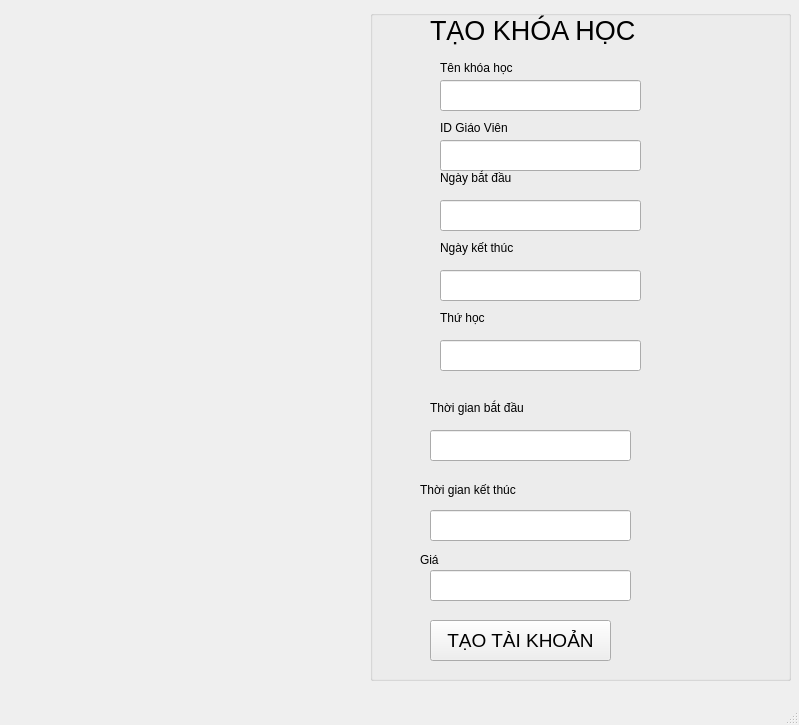
<?xml version="1.0" encoding="UTF-8"?>
<ui version="4.0">
 <class>MainWindow</class>
 <widget class="QMainWindow" name="MainWindow">
  <property name="geometry">
   <rect>
    <x>0</x>
    <y>0</y>
    <width>799</width>
    <height>725</height>
   </rect>
  </property>
  <property name="maximumSize">
   <size>
    <width>800</width>
    <height>725</height>
   </size>
  </property>
  <property name="windowTitle">
   <string>MainWindow</string>
  </property>
  <property name="styleSheet">
   <string notr="true">background-image: url(&quot;D:/quanLyKhoaHocOn/background-xanh-duong-nhat.jpg&quot;);</string>
  </property>
  <widget class="QWidget" name="centralwidget">
   <widget class="QLabel" name="label">
    <property name="geometry">
     <rect>
      <x>0</x>
      <y>10</y>
      <width>371</width>
      <height>661</height>
     </rect>
    </property>
    <property name="text">
     <string/>
    </property>
    <property name="pixmap">
     <pixmap>OIP (2).jpg</pixmap>
    </property>
    <property name="scaledContents">
     <bool>true</bool>
    </property>
   </widget>
   <widget class="QGroupBox" name="groupBox">
    <property name="geometry">
     <rect>
      <x>370</x>
      <y>10</y>
      <width>421</width>
      <height>671</height>
     </rect>
    </property>
    <property name="title">
     <string/>
    </property>
    <widget class="QLabel" name="label_2">
     <property name="geometry">
      <rect>
       <x>60</x>
       <y>0</y>
       <width>231</width>
       <height>41</height>
      </rect>
     </property>
     <property name="minimumSize">
      <size>
       <width>51</width>
       <height>0</height>
      </size>
     </property>
     <property name="font">
      <font>
       <pointsize>20</pointsize>
      </font>
     </property>
     <property name="text">
      <string>TẠO KHÓA HỌC</string>
     </property>
    </widget>
    <widget class="QLineEdit" name="lineEdit">
     <property name="geometry">
      <rect>
       <x>70</x>
       <y>70</y>
       <width>201</width>
       <height>31</height>
      </rect>
     </property>
    </widget>
    <widget class="QLineEdit" name="lineEdit_2">
     <property name="geometry">
      <rect>
       <x>70</x>
       <y>130</y>
       <width>201</width>
       <height>31</height>
      </rect>
     </property>
    </widget>
    <widget class="QLineEdit" name="lineEdit_3">
     <property name="geometry">
      <rect>
       <x>70</x>
       <y>190</y>
       <width>201</width>
       <height>31</height>
      </rect>
     </property>
    </widget>
    <widget class="QLineEdit" name="lineEdit_4">
     <property name="geometry">
      <rect>
       <x>70</x>
       <y>260</y>
       <width>201</width>
       <height>31</height>
      </rect>
     </property>
    </widget>
    <widget class="QLineEdit" name="lineEdit_5">
     <property name="geometry">
      <rect>
       <x>70</x>
       <y>330</y>
       <width>201</width>
       <height>31</height>
      </rect>
     </property>
    </widget>
    <widget class="QPushButton" name="pushButton">
     <property name="geometry">
      <rect>
       <x>60</x>
       <y>610</y>
       <width>181</width>
       <height>41</height>
      </rect>
     </property>
     <property name="font">
      <font>
       <pointsize>14</pointsize>
      </font>
     </property>
     <property name="text">
      <string>TẠO TÀI KHOẢN</string>
     </property>
    </widget>
    <widget class="QLabel" name="label_3">
     <property name="geometry">
      <rect>
       <x>70</x>
       <y>50</y>
       <width>81</width>
       <height>16</height>
      </rect>
     </property>
     <property name="text">
      <string>Tên khóa học</string>
     </property>
    </widget>
    <widget class="QLabel" name="label_4">
     <property name="geometry">
      <rect>
       <x>70</x>
       <y>110</y>
       <width>91</width>
       <height>16</height>
      </rect>
     </property>
     <property name="text">
      <string>ID Giáo Viên</string>
     </property>
    </widget>
    <widget class="QLabel" name="label_5">
     <property name="geometry">
      <rect>
       <x>70</x>
       <y>160</y>
       <width>81</width>
       <height>16</height>
      </rect>
     </property>
     <property name="text">
      <string>Ngày bắt đầu</string>
     </property>
    </widget>
    <widget class="QLabel" name="label_6">
     <property name="geometry">
      <rect>
       <x>70</x>
       <y>230</y>
       <width>81</width>
       <height>16</height>
      </rect>
     </property>
     <property name="text">
      <string>Ngày kết thúc</string>
     </property>
    </widget>
    <widget class="QLabel" name="label_7">
     <property name="geometry">
      <rect>
       <x>70</x>
       <y>300</y>
       <width>91</width>
       <height>16</height>
      </rect>
     </property>
     <property name="text">
      <string>Thứ học</string>
     </property>
    </widget>
    <widget class="QLineEdit" name="lineEdit_6">
     <property name="geometry">
      <rect>
       <x>60</x>
       <y>420</y>
       <width>201</width>
       <height>31</height>
      </rect>
     </property>
    </widget>
    <widget class="QLineEdit" name="lineEdit_7">
     <property name="geometry">
      <rect>
       <x>60</x>
       <y>500</y>
       <width>201</width>
       <height>31</height>
      </rect>
     </property>
    </widget>
    <widget class="QLabel" name="label_8">
     <property name="geometry">
      <rect>
       <x>50</x>
       <y>470</y>
       <width>101</width>
       <height>20</height>
      </rect>
     </property>
     <property name="text">
      <string>Thời gian kết thúc</string>
     </property>
    </widget>
    <widget class="QLabel" name="label_9">
     <property name="geometry">
      <rect>
       <x>60</x>
       <y>390</y>
       <width>151</width>
       <height>16</height>
      </rect>
     </property>
     <property name="text">
      <string>Thời gian bắt đầu</string>
     </property>
    </widget>
    <widget class="QLineEdit" name="lineEdit_8">
     <property name="geometry">
      <rect>
       <x>60</x>
       <y>560</y>
       <width>201</width>
       <height>31</height>
      </rect>
     </property>
    </widget>
    <widget class="QLabel" name="label_10">
     <property name="geometry">
      <rect>
       <x>50</x>
       <y>540</y>
       <width>101</width>
       <height>20</height>
      </rect>
     </property>
     <property name="text">
      <string>Giá</string>
     </property>
    </widget>
   </widget>
  </widget>
  <widget class="QMenuBar" name="menubar">
   <property name="geometry">
    <rect>
     <x>0</x>
     <y>0</y>
     <width>799</width>
     <height>26</height>
    </rect>
   </property>
  </widget>
  <widget class="QStatusBar" name="statusbar"/>
 </widget>
 <resources/>
 <connections/>
</ui>
